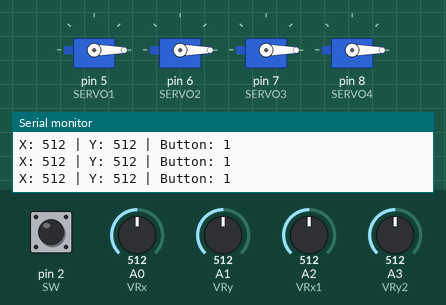
The sketch below on a simulated Arduino Uno, built with avr-gcc and run on an emulated ATmega328P. Shown: 4 × servo, the last lines printed to the serial monitor. Inputs (shaded band) come from the test bench; at power-on: A1 (VRy) = 512, A0 (VRx) = 512, A2 (VRx1) = 512, pin 2 (SW) HIGH, A3 (VRy2) = 512.

Above: at 1.2 s.
1.3 s: A1 (VRy) set to 584
2.8 s: A1 (VRy) set to 614
At 3.2 s:
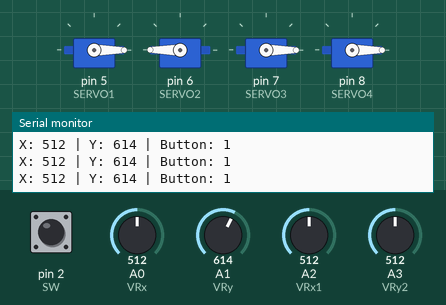
4.3 s: A0 (VRx) set to 584
7.3 s: A0 (VRx) set to 608
At 8.4 s:
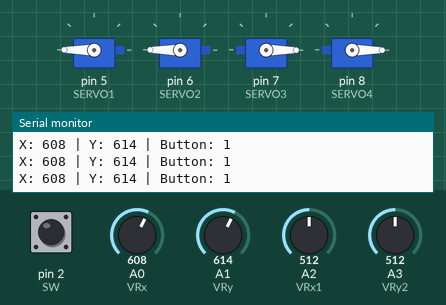
8.8 s: A1 (VRy) set to 590
At 10.0 s:
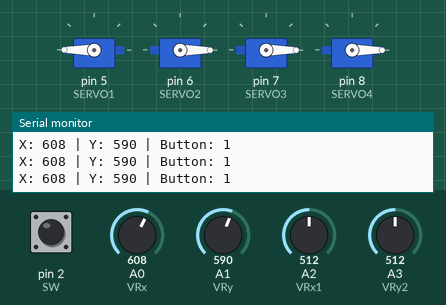
10.3 s: A2 (VRx1) set to 588
11.8 s: A2 (VRx1) set to 609
At 12.6 s:
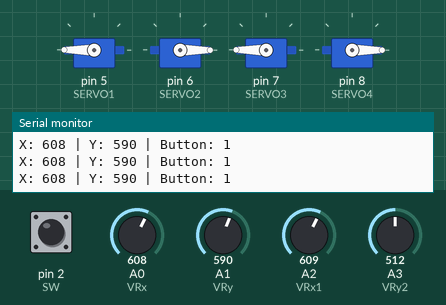
Timing chart, 0 to 14.3 s (numbered marks = the images above; inputs shaded):
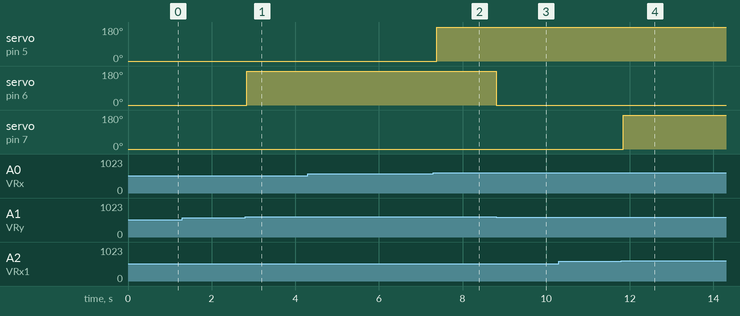

Measured:
- the behaviour switches between 600 and 601 on A1 (VRy) (found by bisection; images 0 and 1)
- the behaviour switches between 600 and 601 on A0 (VRx) (found by bisection; images 1 and 2)
- the behaviour switches between 600 and 601 on A2 (VRx1) (found by bisection; images 3 and 4)
- after the input at 2.8 s, servo on pin 6 (SERVO2): 0° → 180° at once
- after the input at 7.3 s, servo on pin 5 (SERVO1): 0° → 180° after 0.09 s
- after the input at 8.8 s, servo on pin 6 (SERVO2): 180° → 0° at once
- after the input at 11.8 s, servo on pin 7 (SERVO3): 0° → 180° at once

The sketch:

2_servo_and_joystick.ino
```cpp
#include <Servo.h>;
Servo servo1;
Servo servo2;
Servo servo3;
Servo servo4;
 int  SERVO1 = 5;
 int SERVO2 = 6;
 int SERVO3 = 7;
 int SERVO4 = 8;
int VRx = A0;
int VRy = A1;
int VRx1 = A2;
int VRy2 = A3;

int SW1=3;
int SW = 2;
///
int x = 0;
int y = 0;
int X1 =0;
int Y1=0;
int SW_state = 0;
int SW_holat=0;
///
void setup() {
  Serial.begin(9600);
  servo1.attach(SERVO1);
  servo2.attach(SERVO2);
  servo3.attach(SERVO3);
  servo4.attach(SERVO4);
  pinMode(VRx, INPUT);
  pinMode(VRy, INPUT);
  pinMode(VRx1, INPUT);
  pinMode(VRy2, INPUT);
  pinMode(SW1, INPUT_PULLUP);
  pinMode(SW, INPUT_PULLUP);
  servo1.write(0);
  servo2.write(0);
  servo3.write(0);
  servo4.write(0);
}

void loop() {
  x = analogRead(VRx);
  y = analogRead(VRy);
  X1 = analogRead(VRx1);
  Y1 = analogRead(VRy2);
  SW_state = digitalRead(SW);
  SW_holat = digitalRead(SW);
  Serial.print("X: ");
  Serial.print(x);
  Serial.print(" | Y: ");
  Serial.print(y);
  Serial.print(" | Button: ");
  Serial.println(SW_state);

  if (x>600){


  servo1.write(180);}

  else{
  servo1.write(0);}

  if (y>600){

    servo2.write(180);
    }
    else{
      servo2.write(0);

       if (X1>600){
  servo3.write(180);}

  else{
  servo3.write(0);}

   if (Y1>600){
  servo4.write(180);}

  else{
  servo4.write(0);}

    }
  delay(100);

}


//#include <Servo.h>;
//Servo servo1;
//Servo servo2;
//int x_key = A1;
//int y_key = A0;
//int x_pos;
//int y_pos;
//int servo1_pin = 8;
//int servo2_pin = 9;
//int initial_position = 90;
//int initial_position1 = 90;
//
//void setup ( ) {
//Serial.begin (9600) ;
//servo1.attach (servo1_pin ) ;
//servo2.attach (servo2_pin ) ;
//servo1.write (initial_position);
//servo2.write (initial_position1);
//pinMode (x_key, INPUT) ;
//pinMode (y_key, INPUT) ;
//}
//
//void loop ( ) {
//x_pos = analogRead (x_key) ;
//y_pos = analogRead (y_key) ;
//
//if (x_pos < 300){
//if (initial_position < 10) { } else{ initial_position = initial_position - 20; servo1.write ( initial_position ) ; delay (100) ; } } if (x_pos > 700){
//if (initial_position > 180)
//{
//}
//else{
//initial_position = initial_position + 20;
//servo1.write ( initial_position ) ;
//delay (100) ;
//}
//}
//
//if (y_pos < 300){
//if (initial_position1 < 10) { } else{ initial_position1 = initial_position1 - 20; servo2.write ( initial_position1 ) ; delay (100) ; } } if (y_pos > 700){
//if (initial_position1 > 180)
//{
//}
//else{
//initial_position1 = initial_position1 + 20;
//servo2.write ( initial_position1 ) ;
//delay (100) ;
//}
//}
//}
```
